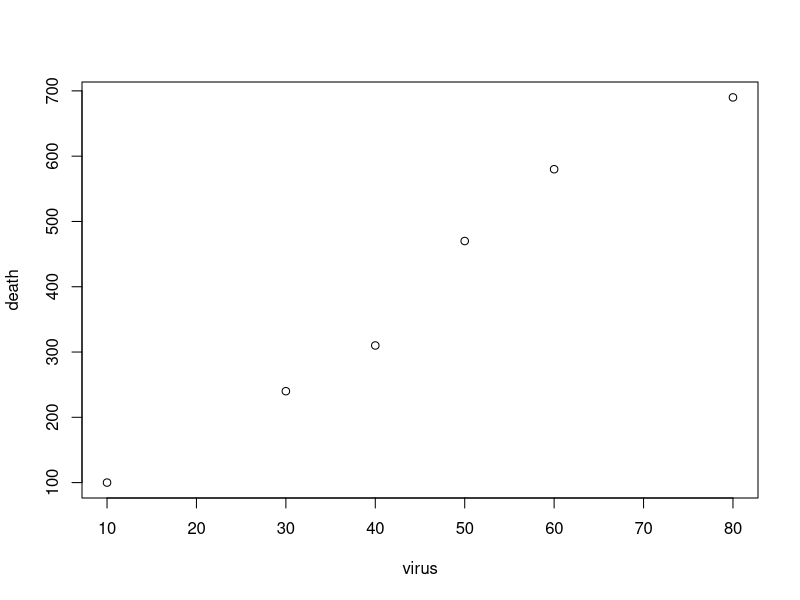
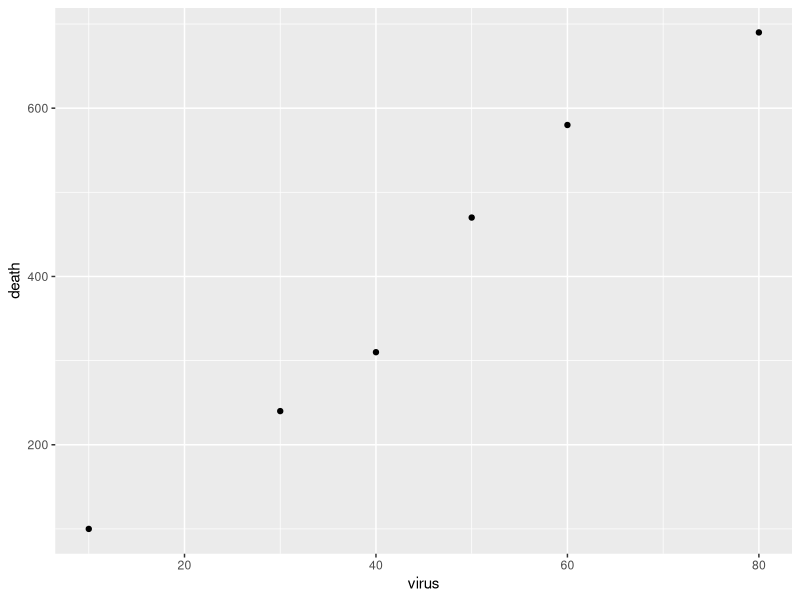
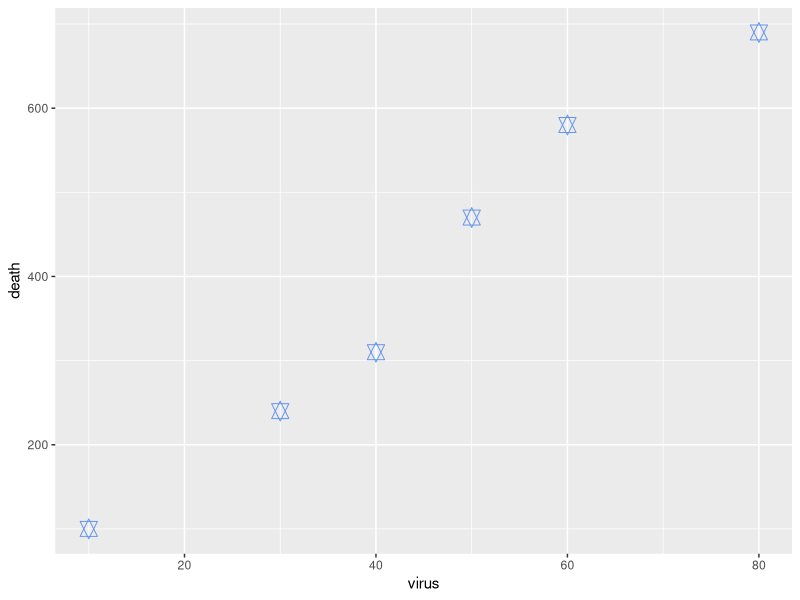
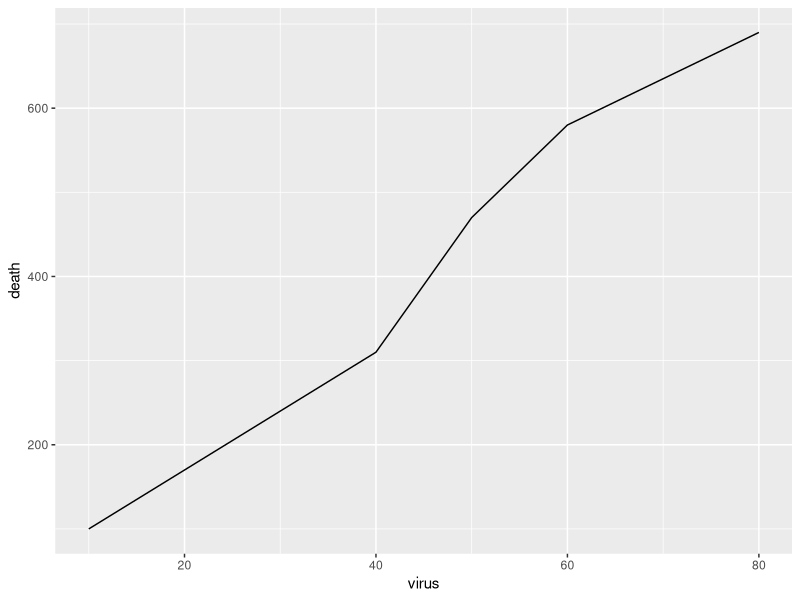
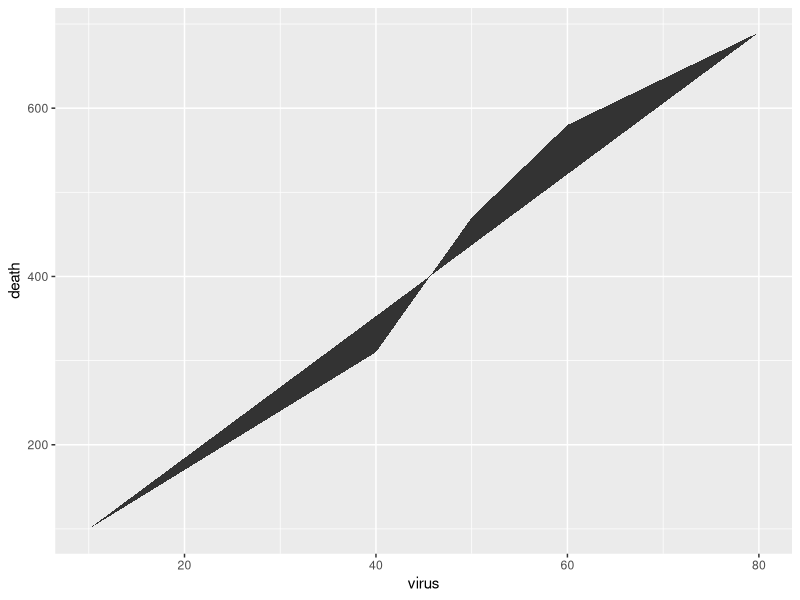

These figures' R source, in order: (Note: this script raises an error after producing the figures.)
# this file is used to analyse the (initial spatial spread) of the coronavirus using graphs from the package ggplot2

install.packages("ggplot2")
library(ggplot2)

# create a dataframe (table), using invented coronavirus values (case numbers = virus, death numbers = death)

virus <- c(10, 30, 40, 50, 60, 80) # use function ~ c() to collect values in a list and assign a name to the list using <-
death <- c(100, 240, 310, 470, 580, 690)

# to simply plot the two variables use function ~plot()
plot(virus, death)

# however, to connect the two arrays (virus and death) in the form of a dataframe use function ~data.frame()
data.frame(virus, death) # creates table with two columns, virus & death

# to assign the dataframe to an object that can then be used use <- 
corona <- data.frame(virus, death)

# use function ~summary() to get basic statistical information about object
summary(corona)

# use ggplot2 to create visual representations of the spread: use function ~ggplot to create graph
ggplot(corona, aes(x = virus, y = death)) + geom_point() 
# data = corona (dataframe), aes = aesthetics: view of the graph, which variables?
# use function ~geom_point() to add a geometrical reference to the data, in this case geometric point format (this makes sense for this data, as points were measured in space)

# to change the look of the graph we add arguments in the geo_point function
ggplot(corona, aes(x = virus, y = death)) + geom_point(size = 4,  col = "cornflowerblue", pch = 11) # changes the size and color and symbol of the point

# if instead we wanted to visualize lines (doesn't make sense with this data) use function ~geom_line
ggplot(corona, aes(x = virus, y = death)) + geom_line()

# to create a polygon use function ~geom_polygon()
ggplot(corona, aes(x = virus, y = death)) + geom_polygon()

# you can use ggplot2 to connect multiple geometric shapes simply by adding more functions with + 
ggplot(corona, aes(x = virus, y = death)) + geom_point + geom_line + geom_polygon()

